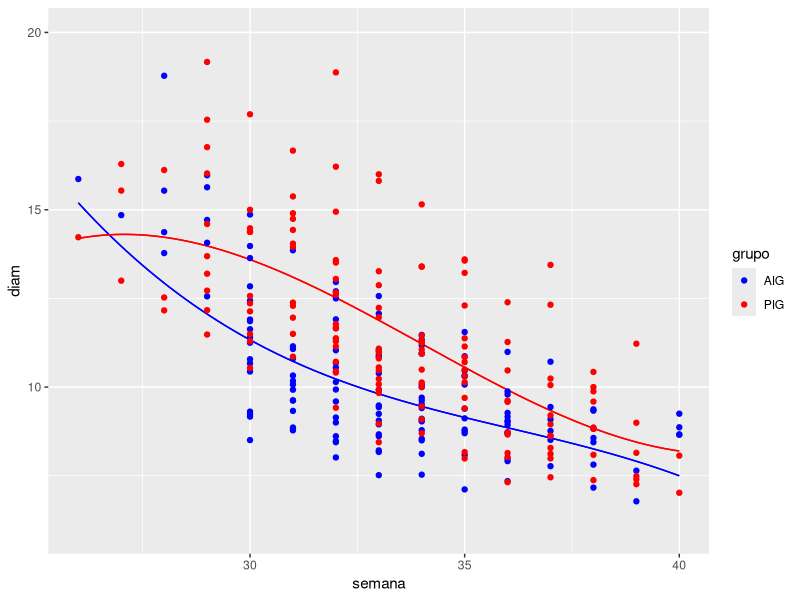
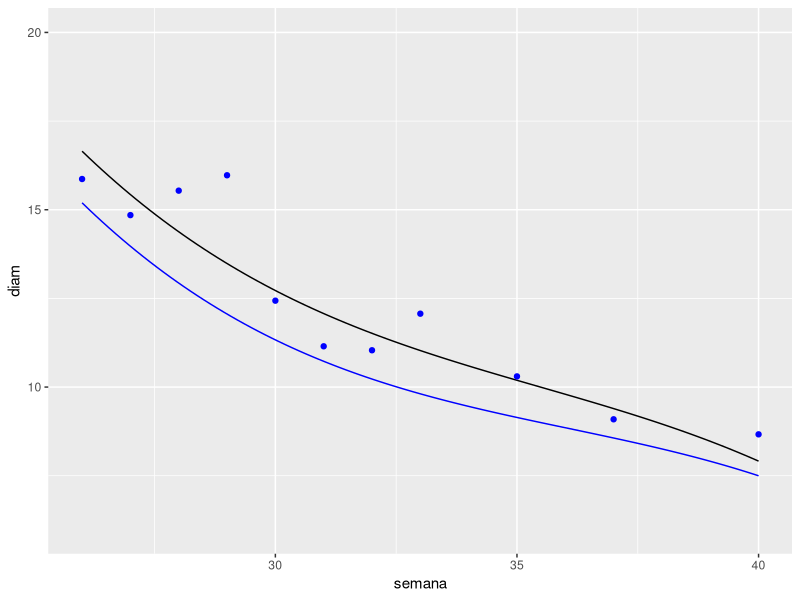
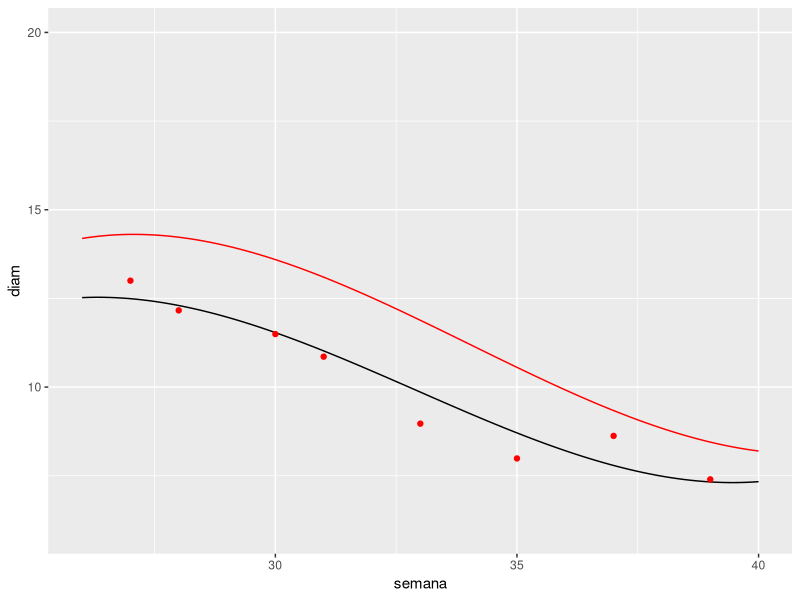
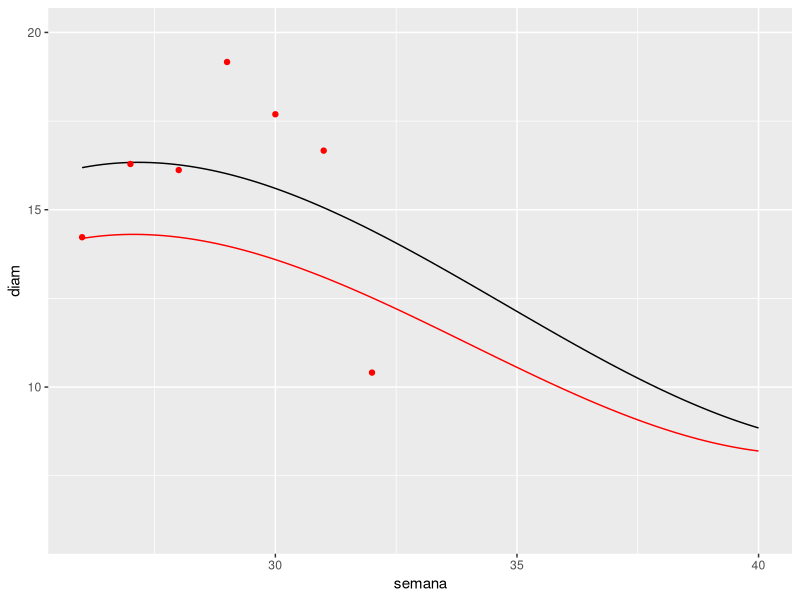

Reproduce these figures in R, in order. (Note: this script raises an error after producing the figures.)


library(readxl)
library(ggplot2)

setwd("C:/Users/Danvah/OneDrive/diagnostico_singer/DDVE")
DDVE <- read_excel("perfDDVEp_bait.xlsx")

id <- c()
grupo <- c()
diam <- c()
semana <- c()

for(i in 1:nrow(DDVE)){
  for(j in 2:(ncol(DDVE))){
    if(!is.na(DDVE[i,j])){
      id <- c(id,i)
      grupo <- c(grupo,DDVE$Grupo[i])
      diam <- c(diam,as.numeric(DDVE[i,j]))
      semana <- c(semana,(j+24))
    }
  }
}

DDVE.l <- data.frame(id,grupo,semana,diam)



library(nlme)
fit_1 <- lme(diam ~ I(as.numeric(grupo == 'AIG')) + 
               I(as.numeric(grupo == 'PIG')) +
               I(as.numeric(I(grupo == 'AIG'))*semana) +
               I(as.numeric(I(grupo == 'PIG'))*semana) +
               I(as.numeric(I(grupo == 'AIG'))*semana^2) +
               I(as.numeric(I(grupo == 'PIG'))*semana^2) +
               I(as.numeric(I(grupo == 'AIG'))*semana^3) +
               I(as.numeric(I(grupo == 'PIG'))*semana^3)- 1 , random = ~semana + I(semana^2) | id, data=DDVE.l,
               control = list(MaxIter = 100000, niterEM = 100000,
                              msMaxIter = 100000,
                              tolerance = 0.0001, msTol = 0.0000001,
                              msMaxEval = 1000000))

summary(fit_1)

dados_1 <- coef(fit_1)


ggplot(data=DDVE.l, aes(x=semana, y=diam, group = grupo,color=grupo)) +
  stat_function(fun=function(x) 179.49846 -13.62640*x + 0.36996*x^2 -0.00342*x^3, colour = "blue") +
  stat_function(fun=function(x) -147.53562 + 15.33610 *x -0.47047*x^2 +0.00461*x^3, colour = "red") +
  scale_x_continuous(limits = c(26, 40)) + 
  scale_y_continuous(limits = c(6, 20)) +
  geom_point()+
  scale_color_manual(values = c("blue","red")) 




DDVE.l1 <- subset(DDVE.l, id==1)
ggplot(data=DDVE.l1, aes(x=semana, y=diam )) +
  stat_function(fun=function(x) 179.49846 -13.62640*x + 0.36996*x^2 -0.00342*x^3, colour = "blue") +
  stat_function(fun=function(x) 176.8206 -13.3157*x + 0.3641245*x^2 -0.00342*x^3, colour = "black") +
  geom_point(color="blue")+
  scale_x_continuous(limits = c(26, 40)) + 
  scale_y_continuous(limits = c(6, 20)) +
  scale_color_manual(values = c("blue","red")) 



DDVE.l47 <- subset(DDVE.l, id==47)
ggplot(data=DDVE.l47, aes(x=semana, y=diam )) +
  stat_function(fun=function(x) -147.53562 + 15.33610*x -0.47047*x^2 +0.00461*x^3, colour = "red") +
  stat_function(fun=function(x) -134.5821 + 14.37078*x -0.4549729*x^2 +0.00461*x^3, colour = "black") +
  geom_point(color="red")+
  scale_x_continuous(limits = c(26, 40)) + 
  scale_y_continuous(limits = c(6, 20)) +
  scale_color_manual(values = c("blue","red")) 




DDVE.l58 <- subset(DDVE.l, id==58)
ggplot(data=DDVE.l58, aes(x=semana, y=diam )) +
  stat_function(fun=function(x) -147.53562 + 15.33610*x -0.47047*x^2 +0.00461*x^3, colour = "red") +
  stat_function(fun=function(x) -153.3321 + 15.89311*x -0.4803659*x^2 +0.00461*x^3, colour = "black") +
  geom_point(color="red")+
  scale_x_continuous(limits = c(26, 40)) + 
  scale_y_continuous(limits = c(6, 20)) +
  scale_color_manual(values = c("blue","red")) 



## *** Diagnostic analysis for linear mixed models fitted via library nlme 
## *** Authors: Francisco Marcelo M. Rocha, Juvencio S. Nobre and Julio M. Singer

#####################################################################################################################
## This function generates the following diagnostic plots for gaussian linear mixed models fitted via function lme ##
## in library nlme.                                                                                                ##
#####################################################################################################################

# plot 1: Modified Lesaffre-Verbeke index versus unit indices
# plot 2: Standardized marginal residuals versus fitted values and corresponding histogram
# plot 3: Mahalanobis distance versus unit indices
# plot 4: Chi-squared QQ plot for Mahalanobis distance
# plot 5: Standardized conditional residuals versus fitted values and corresponding histogram
# plot 6: Normal QQ plot and histogram for standardized least confounded conditional residuals
# plot 7: Cook's Conditional distance versus observation indices
# plot 8: Cook's Conditional distance 1 (D1i) versus observation indices
# plot 9: Cook's Conditional distance 2 (D2i) versus observation indices
# plot 10: Cook's Conditional distance 3 (D3i) versus observation indices
# plot 11: Generalized joint leverage (L) versus unit indices
# plot 12: Generalized marginal leverage (L1) versus unit indices
# plot 13: Generalized random component leverage (L2) versus unit indices
# plot 14: Generalized joint leverage [Li(jj)] versus observation indices
# plot 15: Generalized marginal leverage [L1i(jj)] versus observation indices
# plot 16: Generalized random component leverage [L2i(jj)] versus observation indices

#################################################################################################################
## 1. The data must be arranged in the LONG format, with units indexed by a numerical (not necessarily equally ##
##    spaced) variable expressed as a factor.                                                                  ##
## 2. The horizontal axis contains either the unit indices or the observation indices                          ##
## 3. The outliers are labelled in the format unit.obs (e.g. 13.5 denotes the fifth observation of unit        ##
##    labelled 13)                                                                                             ##
#################################################################################################################

## An example is

## dataset<-groupedData(response ~  time|id, data=dataset_label)
## model1<-lme(response ~ time, random = ~time|id, na.action=na.omit, data=dataset)  
# use of the function lme in nlme to fit a mixed model 
## resid1<-residdiag.nlme(model1,limit=2,plotid=1:16)
# the computed quantities will be saved in the object labelled resid1
# the limit option indicates cutpoints for the residual plots
# plotid indicates the required residual plots
## names(resid1)  
# produces the labels of the quantities saved in resid1 (i.e.: mat.Z = Z, mat.X = X, Gam, R)
# The model is : Y = X \beta + Z b + e
# Var(Y) = V = Z Gam Z^\top + R
## resid1$least.confounded.residuals   
# produces the least confounded standardized conditional residuals


###############################################################################################################
## *** References:                                                                                           ##
##                                                                                                           ##
##  - Singer, J.M., Nobre, J.S. and Rocha, F.M.M. (2017). Graphical tools for detecting departures from      ##
##        linear mixed models assumptions and some remedial measures.                                        ##
##        International Statistical Review, 85, 290-324.                                                     ##
##        doi:10.1111/insr.12178                                                                             ##
##  - Nobre, J.S. and Singer, J.M. (2007). Residual Analysis for Linear Mixed Models.                        ##
##        Biometrical Journal, 49, 1-13.                                                                     ##
##  - Nobre, J.S. and Singer, J.M. (2011). Leverage analysis for linear mixed models.                        ##
##        Journal of Applied Statistics, 38, 1063-1072.                                                      ##
##  - Pinheiro, J.C. and Bates, D.M. (2000). Mixed-effects models in S and S-plus. 1st edition.              ##
##        New York: Springer                                                                                 ##
##  - Scheipl, F., Greven, S. and Kuechenhoff, H. (2008) Size and power of tests for a zero random effect    ##
##       variance or polynomial regression in additive and linear mixed models.                              ##
##       Computational Statistics & Data Analysis, 52: 3283--3299.                                           ##
##                                                                                                           ##
###############################################################################################################

residdiag.nlme = function(fit, limit,plotid=NULL) {
  require(MASS) 
  require(Matrix)
  #require(car)
  
  ###############################################################################################################
  ## This function obtains the square root of a matrix                                                         ##
  ###############################################################################################################
  
  sqrt.matrix <- function(mat) {              
    mat <- as.matrix(mat)  
    singular_dec <- svd(mat,LINPACK = F)
    U <- singular_dec$u
    V <- singular_dec$v
    D <- diag(singular_dec$d)
    sqrtmatrix <- U %*% sqrt(D) %*% t(V)
  }
  
  ###############################################################################################################
  ## This function extracts various objects of the function lme                                                ##
  ###############################################################################################################
  
  extract.lmeDesign2 <- function(m){
    start.level = 1
    data <- getData(m)
    grps <- nlme::getGroups(m)
    n <- length(grps)
    X <- list()
    grp.dims <- m$dims$ncol
    Zt <- model.matrix(m$modelStruct$reStruct, data)
    cov <- as.matrix(m$modelStruct$reStruct)
    i.col <- 1
    n.levels <- length(m$groups)
    Z <- matrix(0, n, 0)
    if (start.level <= n.levels) {
      for (i in 1:(n.levels - start.level + 1)) {
        if (length(levels(m$groups[[n.levels - i + 1]])) != 1)
        {
          X[[1]] <- model.matrix(~m$groups[[n.levels - i +
                                              1]] - 1, 
                                 contrasts.arg = c("contr.treatment",
                                                   "contr.treatment"))
        }
        else X[[1]] <- matrix(1, n, 1)
        X[[2]] <- as.matrix(Zt[, i.col:(i.col + grp.dims[i] -
                                          1)])
        i.col <- i.col + grp.dims[i]
        Z <- cbind(mgcv::tensor.prod.model.matrix(X),Z)
      }
      Vr <- matrix(0, ncol(Z), ncol(Z))
      start <- 1
      for (i in 1:(n.levels - start.level + 1)) {
        k <- n.levels - i + 1
        for (j in 1:m$dims$ngrps[i]) {
          stop <- start + ncol(cov[[k]]) - 1
          Vr[ncol(Z) + 1 - (stop:start),ncol(Z) + 1 - (stop:start)] <- cov[[k]]
          start <- stop + 1
        }
      }
    }
    X <- if (class(m$call$fixed) == "name" &&  !is.null(m$data$X)) {
      m$data$X
    } else   {
      model.matrix(formula(eval(m$call$fixed)),data)
    }
    y <- as.vector(matrix(m$residuals, ncol = NCOL(m$residuals))[,NCOL(m$residuals)] + 
                     matrix(m$fitted, ncol = NCOL(m$fitted))[,NCOL(m$fitted)])
    return(list(
      Vr = Vr,                                                                 
      X = X,
      Z = Z,
      sigmasq = m$sigma ^ 2,
      lambda = unique(diag(Vr)),
      y = y,
      k = n.levels
    )
    )
  }
  
  ##############################################################################################################
  ## Extracting information from lme fitted model and dataset                                                 ##
  ##############################################################################################################
  
  data.fit <- extract.lmeDesign2(fit)
  data <-    getData(fit)
  y <- data.fit$y
  X <- data.fit$X
  N <- length(y)                                                               # Number of observations
  id <-  sort(as.numeric(getGroups(fit, level = 1)), index.return = TRUE)$x    # as.numeric(getGroups(fit, level = 1))  
  subject <- as.numeric(unique(id))
  n <- length(as.numeric(names(table(id))))                                    # Number of units
  vecni <- (table(id))                                                         # Vector with number of observations per unit
  p <- ncol(X)                                                                 # Number of fixed parameters
  n.levels <- length(fit$groups)                                               # Number of levels of within subject factors
  start.level <- 1
  Cgrps <- nlme::getGroups(fit, level = start.level)                           # Level = 1 
  CCind <- levels((Cgrps))                                                     # Indices of the observations
  sigma2 <- fit$sigma^2
  obs <- numeric()
  
  for (i in 1:n)
  {
    obs <- append(obs,1:vecni[i])                                                # Labels for observations
  }
  
  ##############################################################################################################
  ## Construction of the Z and Gam matrices                                                                   ##
  ##############################################################################################################
  
  if (n.levels > 1) { 
    lZi <- list()
    lgi <- list()
    numrow <- numeric()
    
    mgroups <- fit$groups      
    for (n in 1:length(CCind)) {
      dgi <- data.frame(as.matrix(mgroups[mgroups == CCind[n], ]))
      nrowzi <- dim(dgi)[1]
      ncolzi <- 0
      
      # Number of repetitions of the variance components to construct the Gi matrix   
      girep <- as.numeric(length(levels(dgi[,1])))
      for (k in 2:n.levels) {
        girep <- c(girep,as.numeric(length(levels(dgi[,k]))))
      }
      # Number of columns of the Zi matrix   
      for (k in 1:n.levels) {
        ncolzi <- ncolzi + as.numeric(length(levels(dgi[,k])))
      }
      # Numbers of one's by columns of the Zi matrix
      auxi <- as.vector(table(dgi[,1]))
      for (i in 2:n.levels) {
        auxi <- c(auxi,as.vector(table(dgi[,i])))
      }
      # Matrix Zi
      l <- 1
      Zi <- matrix(0,nrowzi,ncolzi)
      # Inserting elements in Zi
      for (j in 1:ncolzi) {
        Zi[l:(l + auxi[j] - 1),j] <- rep(1,auxi[j]) 
        l <- l + auxi[j]
        if (l == (nrowzi + 1)) l <- 1
      }
      
      lZi[[n]] <- Zi
      
      numrow[n] <- dim(Zi)[1]
      
      # Matrix Gi
      comp.var <- as.matrix(fit1$modelStruct$reStruct)
      auxg <- rep(as.numeric(comp.var[1])*sigma2,girep[1])
      for (i in 2:length(girep)) {
        auxg <- c(auxg,rep(as.numeric(comp.var[i])*sigma2,girep[i]))
      }
      lgi[[n]] <- diag(auxg)
    }
    q <- dim(lgi[[1]])[1]                     # Dimensions of Gi matrices
    for (h in 2:length(CCind)) {
      q <- c(q,dim(lgi[[h]])[1])
    }
    Z <- lZi[[1]]
    for (k in 2:length(CCind)) {
      Z <- bdiag(Z,(lZi[[k]]))
    }
    Z <- as.matrix(Z)
    nrowZi <- lZi[[1]]                        # Dmensions of Zi matrices
    for (h in 2:length(CCind)) {
      nrowZi <- c(nrowZi,dim(lZi[[h]])[1])
    }
    
    Gam <- lgi[[1]]
    for (k in 2:length(CCind)) {
      Gam <- bdiag(Gam,(lgi[[k]]))
    }
    Gam <- as.matrix(Gam)
  }else{
    mataux <- model.matrix(fit$modelStruct$reStruct,data)
    mataux <- as.data.frame(cbind(mataux,id))
    lZi <- list()
    lgi <- list()
    
    for (i in (as.numeric(unique(id)))) { 
      lZi[[i]] <- as.matrix((subset(split(mataux,id == i,
                                          drop = T)$`TRUE`,select = -id)))          
      lgi[[i]] <- getVarCov(fit,type = "random.effects")
    }
    Z <- as.matrix(bdiag(lZi))
    # for (i in 2:7) { 
    #   Z <- as.matrix(bdiag(Z,lZi[[i]]))          
    # }
    g <- getVarCov(fit,type = "random.effects")
    q <- dim(g)[1]                                                           # Total number of random effects
    Gam <- as.matrix(kronecker(diag(length(as.numeric(unique(id)))),g))
  }
  ##############################################################################################################
  ## Estimate of the covariance matrix of conditional errors (homoskedastic conditional independence model)   ##
  ############################################################################################################## 
  
  if (n.levels > 1) {   
    if (!inherits(fit, "lme")) 
      stop("object does not appear to be of class lme")
    grps <- nlme::getGroups(fit)
    n <- length(grps)                                                                      # Number of observations
    n.levels <- length(fit$groups)                                                         # Number of levels
    if (is.null(fit$modelStruct$corStruct)) 
      n.corlevels <- 0
    else n.corlevels <- length(all.vars(nlme::getGroupsFormula(fit$modelStruct$corStruct))) # Levels of the repeated measures
    if (n.levels < n.corlevels) {
      getGroupsFormula(fit$modelStruct$corStruct)
      vnames <- all.vars(nlme::getGroupsFormula(fit$modelStruct$corStruct))
      lab <- paste(eval(parse(text = vnames[1]), envir = fit$data))
      if (length(vnames) > 1) 
        for (i in 2:length(vnames)) {
          lab <- paste(lab, "/", eval(parse(text = vnames[i]), 
                                      envir = fit$data), sep = "")
        }
      grps <- factor(lab)
    }
    if (n.levels >= start.level || n.corlevels >= start.level) {
      if (n.levels >= start.level) 
        Cgrps <- nlme::getGroups(fit, level = start.level)                           # Level = 1
      else Cgrps <- grps
      Cind <- sort(as.numeric(Cgrps), index.return = TRUE)$ix                        # Indices of the observations
      rCind <- 1:n 
      rCind[Cind] <- 1:n
      Clevel <- levels(Cgrps)                                                        # Levels of the first nesting level
      n.cg <- length(Clevel)                                                         
      size.cg <- array(0, n.cg)
      for (i in 1:n.cg) size.cg[i] <- sum(Cgrps == Clevel[i])                        # Number of the observations by subject
    }
    else {
      n.cg <- 1
      Cind <- 1:n
    }
    if (is.null(fit$modelStruct$varStruct)) 
      w <- rep(fit$sigma, n)
    else {
      w <- 1/nlme::varWeights(fit$modelStruct$varStruct)
      group.name <- names(fit$groups)
      order.txt <- paste("ind<-order(data[[\"", group.name[1], 
                         "\"]]", sep = "")
      if (length(fit$groups) > 1) 
        for (i in 2:length(fit$groups)) order.txt <- paste(order.txt, 
                                                           ",data[[\"", group.name[i], "\"]]", sep = "")
      order.txt <- paste(order.txt, ")")
      eval(parse(text = order.txt))
      w[ind] <- w
      w <- w * fit$sigma
    }
    w <- w[Cind]
    if (is.null(fit$modelStruct$corStruct)) 
      lR <- array(1, n)
    else {
      c.m <- nlme::corMatrix(fit$modelStruct$corStruct)
      if (!is.list(c.m)) {
        lR <- c.m
        lR <- lR[Cind, ]
        lR <- lR[, Cind]
      }
      else {
        lR <- list()
        ind <- list()
        for (i in 1:n.cg) {
          lR[[i]] <- matrix(0, size.cg[i], size.cg[i])
          ind[[i]] <- 1:size.cg[i]
        }
        Roff <- cumsum(c(1, size.cg))
        gr.name <- names(c.m)
        n.g <- length(c.m)
        j0 <- rep(1, n.cg)
        ii <- 1:n
        for (i in 1:n.g) {
          Clev <- unique(Cgrps[grps == gr.name[i]])
          if (length(Clev) > 1) 
            stop("inner groupings not nested in outer!!")
          k <- (1:n.cg)[Clevel == Clev]
          j1 <- j0[k] + nrow(c.m[[i]]) - 1
          lR[[k]][j0[k]:j1, j0[k]:j1] <- c.m[[i]]
          ind1 <- ii[grps == gr.name[i]]
          ind2 <- rCind[ind1]
          ind[[k]][j0[k]:j1] <- ind2 - Roff[k] + 1
          j0[k] <- j1 + 1
        }
        for (k in 1:n.cg) {
          lR[[k]][ind[[k]], ] <- lR[[k]]
          lR[[k]][, ind[[k]]] <- lR[[k]]
        }
      }
    }
    if (is.list(lR)) {
      for (i in 1:n.cg) {
        wi <- w[Roff[i]:(Roff[i] + size.cg[i] - 1)]
        lR[[i]] <- as.vector(wi) * t(as.vector(wi) * lR[[i]]) # Matrix lR
      }
    }
    else if (is.matrix(lR)) {
      lR <- as.vector(w) * t(as.vector(w) * lR)
    }
    else {
      lR <- w^2 * lR
    }
    if (is.list(lR)) {
      R <- lR[[1]]
      for (k in 2:n.cg) {
        R <- bdiag(R,lR[[k]])
      }
      R <- as.matrix(R)
    }
    else{
      R <- diag(lR)
    }
  }else{
    R <- getVarCov(fit,type = "conditional",individual = 1)[[1]]
    for (i in 2:length(as.numeric(unique(id)))) {
      R <- as.matrix(bdiag(R,getVarCov(fit,
                                       type = "conditional",individual = i)[[1]] ) )
    }
  }
  #############################################################################################################
  ## Construction of covariance matrix of Y (Here denoted as V; in the paper it is denoted \Omega)           ##
  #############################################################################################################
  
  V <- (Z %*% Gam %*% t(Z)) + R
  iV <- solve(V)                                                
  
  #############################################################################################################
  ## Construction of the Q matrix                                                                            ##
  #############################################################################################################  
  
  varbeta <- solve((t(X) %*% iV %*% X))
  Q <- (iV - iV %*% X %*% (varbeta) %*% t(X) %*% iV ) 
  zq <- t(Z) %*% Q
  norm.frob.ZtQ <- sum(diag(zq %*% t(zq)))
  
  #############################################################################################################
  ## EBLUE and EBLUP                                                                                         ##
  ############################################################################################################# 
  
  eblue <- as.vector(fixef(fit))
  eblup <- Gam %*% t(Z) %*% iV %*% (y - X %*% eblue)
  
  ############################################################################################################
  ## Residual analysis                                                                                      ##
  ############################################################################################################  
  
  predm <- X %*% eblue                       # Predicted values for expected response
  predi <- X %*% eblue + Z %*% eblup         # Predicted values for units
  resm <- (y - predm)                        # Marginal residuals
  resc <- (y - predi)                        # Conditional residuals
  
  ############################################################################################################
  ## Variance of marginal residuals                                                                         ##
  ############################################################################################################ 
  
  var.resm <- V - X %*% solve(t(X) %*% iV %*% X) %*% t(X) 
  
  ###########################################################################################################
  ## Standardized marginal residuals                                                                       ##
  ###########################################################################################################
  
  resmp <- resm/sqrt(diag(var.resm))
  
  ###########################################################################################################
  ## Variance of conditional residuals                                                                     ##
  ########################################################################################################### 
  var.resc <- R %*% Q %*% R
  
  ##########################################################################################################
  ## Fraction of confounding                                                                              ##
  ##########################################################################################################  
  
  ident <- diag(N)
  auxnum <- (R %*% Q %*% Z %*% Gam %*% t(Z) %*% Q %*% R)
  auxden <- R %*% Q %*% R
  CF <- diag(auxnum)/diag(auxden)
  
  ##########################################################################################################
  ## Standardized conditional residuals                                                                   ##
  ##########################################################################################################    
  
  rescp <- resc/sqrt(diag(var.resc))
  
  ##########################################################################################################
  ## Mahalanobis distance                                                                                 ##
  ##########################################################################################################
  
  if (n.levels > 1) {
    aux <- Gam %*% t(Z) %*% Q %*% Z %*% Gam
    qm <- q - 1
    dm <- matrix(0,length(CCind),1)
    gbi <- aux[1:(q[1]),(1:q[1])]
    eblupi <- eblup[1:(q[1]),]
    dmi <- t(eblupi) %*% ginv(gbi) %*% eblupi
    dm[1] <- dmi
    for (j in 2:length(CCind)) {
      gbi <- aux[((j - 1)*q[(j - 1)] + 1 ):(q[j] + q[(j - 1)]),((j - 1)*q[(j - 1)] + 1 ):(q[j] + q[(j - 1)])]
      eblupi <- eblup[((j - 1)*q[(j - 1)] + 1 ):(q[j] + q[(j - 1)]),]
      dmi <- t(eblupi) %*% ginv(gbi) %*% eblupi
      dm[j] <- dmi
    }
  }else{
    aux <- Gam %*% t(Z) %*% Q %*% Z %*% Gam
    qm <- q - 1
    dm <- matrix(0,n,1)
    
    for (j in 1:length(CCind)) 
    {
      if (q == 1)
      {
        gbi <- aux[j,j]
        eblupi <- eblup[(q*j - qm):(q*j)]
        dmi <- t(eblupi) %*% ginv(gbi) %*% eblupi
        dm[j] <- dmi
      }
      else
      {
        gbi <- aux[(q*j - qm):(q*j),(q*j - qm):(q*j)]
        cat(gbi,'\n','\t')
        eblupi <- eblup[(q*j - qm):(q*j)]
        dmi <- t(eblupi) %*% ginv(gbi) %*% eblupi
        dm[j] <- dmi
      }
    }
    
  }
  
  LSdm <- as.numeric(quantile(dm,prob = 0.75) + 1.5*(quantile(dm,prob = 0.75) - quantile(dm,prob = 0.25)))
  LS2dm <- 2*mean(dm)
  
  ############################################################################################################
  ## Modified Lesaffre-Verbeke index                                                                        ##
  ############################################################################################################
  
  lesverb <- rep(0,length(CCind)) 
  auxni <- as.vector(vecni)
  for (t in 1:length(CCind)) { 
    li <- sum(vecni[1:t - 1]) + 1
    ls <- sum(vecni[1:t])
    if (vecni[t] == 1) {
      
      auxr2 <- solve(sqrt(var.resm[li:ls,li:ls]))
      Ri <- (auxr2) %*% resm[li:ls]
      auxt <- diag(vecni[t]) - Ri %*% t(Ri)
      lesverb[t] <- sqrt(sum(diag(auxt %*% t(auxt))))
    }
    else
    {  
      
      auxr2 <- solve(sqrt.matrix(var.resm[li:ls,li:ls]))
      Ri <- auxr2 %*% resm[li:ls]
      auxt <- diag(vecni[t]) - Ri %*% t(Ri)
      lesverb[t] <- sqrt(sum(diag(auxt %*% t(auxt))))
    } 
  }
  
  lesverb <- lesverb/((as.numeric((table(id)))))
  LSlesverb <- as.numeric(quantile(lesverb,prob = 0.75) + 1.5*(quantile(lesverb, prob = 0.75) - quantile(lesverb,prob = 0.25)))
  LS2lesverb <- 2*mean(lesverb)
  
  ############################################################################################################
  ## Least confounded residuals                                                                             ##
  ############################################################################################################  
  
  R.half <- sqrt.matrix(R)
  auxqn <- eigen((R.half %*% Q %*% R.half), symmetric = T, only.values = FALSE) 
  
  lt <- sqrt(solve(diag((auxqn$values[1:(N-p)])))) %*% t(auxqn$vectors[1:N,1:(N-p)]) %*% solve(sqrt.matrix(R[1:N,1:N]))
  
  var.resmcp <- lt %*% var.resc[1:N,1:N] %*% t(lt)
  resmcp <- (lt %*% resc[1:N] )/sqrt(diag(var.resmcp))
  
  #############################################################################################################
  ## Cook's Distance                                                                                        ##
  #############################################################################################################
  
  In <- diag(rep(1,N))               
  Dc <- matrix(c(rep(0,3*N)),N,3)
  Dccond <- rep(0,N) 
  Dcor <- rep(0,N)
  k <- (length(CCind) - 1)*max(q) + p
  for (i in 1:N) {
    Ui <- In[,i] 
    auxi <- solve(crossprod(Ui,crossprod(t(Q),Ui)), crossprod(Ui,crossprod(t(Q),y)) )    
    aux2i <- solve( crossprod(X,crossprod(t(iV),X)), crossprod(X, (crossprod(t(iV),crossprod(t(Ui),auxi))) ) )  
    aux3i <- crossprod(t(Gam),crossprod(Z,crossprod(t(Q),crossprod(t(Ui),auxi)))) 
    Dc[i,1] <- crossprod(aux2i,crossprod(X,crossprod(t(X),aux2i))  )/k
    Dc[i,2] <- crossprod(aux3i,crossprod(Z,crossprod(t(Z),aux3i)))/k 
    Dc[i,3] <- crossprod(2*aux2i,crossprod(X,crossprod(t(Z),aux3i)))/k  
  }
  
  DC1 <- Dc[,1];
  LSDC1 <- as.numeric(quantile(DC1,prob = 0.75) + 1.5*(quantile(DC1,prob = 0.75) - quantile(DC1,prob = 0.25)))
  #
  DC2 <- Dc[,2];
  LSDC2 <- as.numeric(quantile(DC2,prob = 0.75) + 1.5*(quantile(DC2,prob = 0.75) - quantile(DC2,prob = 0.25)))
  #
  DC3 <- Dc[,3]
  LSDC3 <- as.numeric(quantile(DC3,prob = 0.75) + 1.5*(quantile(DC3,prob = 0.75) - quantile(DC3,prob = 0.25)))
  #
  Dccond <- DC1 + DC2 + DC3  
  LSDccond <- as.numeric(quantile(Dccond,prob = 0.75) + 1.5*(quantile(Dccond, prob = 0.75) - quantile(Dccond,prob = 0.25)))
  
  ###########################################################################################################
  ## Leverage                                                                                              ##
  ###########################################################################################################
  
  Covb <- fit$varFix
  
  L1 <- X %*% Covb %*% t(X) %*% iV                                                    # Generalized marginal leverage matrix
  L1d <- diag(L1)                                                                     # Marginal leverage for observations
  LSL1d <- as.numeric(quantile(L1d,prob = 0.75) + 1.5*(quantile(L1d,prob = 0.75) - quantile(L1d,prob = 0.25)))
  L1i <- as.numeric(as.matrix(aggregate(L1d, by = list(id), FUN = mean)[2]))
  # trace.L1d<- sum(L1d)
  LSL1i <- as.numeric(quantile(L1i,prob = 0.75) + 1.5*(quantile(L1i,prob = 0.75) - quantile(L1i,prob = 0.25)))
  
  
  L <- L1 + Z %*% Gam %*% t(Z) %*% Q                                                  # Generalized joint leverage matrix
  Ld <- diag(L)                                                                       # Joint leverage for observations
  LSLd <- as.numeric(quantile(Ld,prob = 0.75) + 1.5*(quantile(Ld,prob = 0.75) - quantile(Ld,prob = 0.25)))
  Li <- as.numeric(as.matrix(aggregate(Ld, by = list(id), FUN = mean)[2]))  
  LSLi <- as.numeric(quantile(Li,prob = 0.75) + 1.5*(quantile(Li,prob = 0.75) - quantile(Li,prob = 0.25)))
  
  L2 <- Z %*% Gam %*% t(Z)                                                          # Generalized random component leverage matrix 
  L2d <- diag(L2)                                                                   # Random component leverage for observations
  LSL2d <- as.numeric(quantile(L2d,prob = 0.75) + 1.5*(quantile(L2d,prob = 0.75) - quantile(L2d,prob = 0.25)))
  L2i <- as.numeric(as.matrix(aggregate(L2d, by = list(id), FUN = mean)[2]))  
  # trace.L2d<- sum(L2d)
  LSL2i <- as.numeric(quantile(L2i,prob = 0.75) + 1.5*(quantile(L2i,prob = 0.75) - quantile(L2i,prob = 0.25)))
  
  ##########################################################################################################
  ## This function constructs QQ plots for normality of random eefects                                    ##
  ##########################################################################################################
  
  qqPlot2 <- function(x, distribution="norm", ..., ylab=deparse(substitute(x)),
                      xlab=paste(distribution, "quantiles"), main = NULL, 
                      las = par("las"),
                      envelope = .95,  
                      col = palette()[1], 
                      col.lines = palette()[2], lwd = 2, pch = 1, cex = par("cex"),
                      cex.lab = par("cex.lab"), cex.axis = par("cex.axis"), 
                      line = c("quartiles", "robust", "none"), 
                      labels = if (!is.null(names(x))) names(x) else seq(along = x),
                      id.method = "y", 
                      id.n = if (id.method[1] == "identify") Inf else 0,
                      id.cex = 1, id.col=palette()[1], grid = TRUE)
  {
    line <- match.arg(line)
    good <- !is.na(x)
    ord <- order(x[good])
    ord.x <- x[good][ord]
    ord.lab <- labels[good][ord]
    q.function <- eval(parse(text = paste("q", distribution, sep = "")))
    d.function <- eval(parse(text = paste("d", distribution, sep = "")))
    n <- length(ord.x)
    P <- ppoints(n)
    z <- q.function(P, ...)
    plot(z, ord.x, type = "n", xlab = xlab, ylab = ylab, main = main, las = las,cex.lab = cex.lab, cex.axis = cex.axis)
    if (grid) {
      grid(lty = 1, equilogs = FALSE)
      box()}
    points(z, ord.x, col = col, pch = pch, cex = cex)
    if (line  == "quartiles" || line == "none") {
      Q.x <- quantile(ord.x, c(.25,.75))
      Q.z <- q.function(c(.25,.75), ...)
      b <- (Q.x[2] - Q.x[1])/(Q.z[2] - Q.z[1])
      a <- Q.x[1] - b*Q.z[1]
      abline(a, b, col = col.lines, lwd = lwd)
    }
    if (line == "robust") {
      coef <- coef(rlm(ord.x ~ z))
      a <- coef[1]
      b <- coef[2]
      abline(a, b)
    }
    conf <- if (envelope == FALSE) .95 else envelope
    zz <- qnorm(1 - (1 - conf)/2)
    SE <- (b/d.function(z, ...))*sqrt(P*(1 - P)/n)
    fit.value <- a + b*z
    upper <- fit.value + zz*SE
    lower <- fit.value - zz*SE
    if (envelope != FALSE) {
      lines(z, upper, lty = 2, lwd = lwd, col = col.lines)
      lines(z, lower, lty = 2, lwd = lwd, col = col.lines)
    }
  }
  
  ###########################################################################################################  
  ## This function constructs the diagnostic plots                                                         ##
  ###########################################################################################################  
  
  plotg = function(plotid){
    cat("\n To select the graphic use plotid \n
        1- Modified Lesaffre-Verbeke index versus unit indices
        2- Standardized marginal residuals versus fitted values and corresponding histogram
        3- Mahalanobis distance versus unit indices
        4- Chi-squared QQ plot for Mahalanobis distance
        5- Standardized conditional residuals versus fitted values and corresponding histogram
        6- Normal QQ plot and histogram for standardized least confounded conditional residuals
        7-  Cook's conditional distance versus observation indices
        8-  Cook's conditional distance 1 (D1i) versus observation indices
        9 - Cook's conditional distance 2 (D2i) versus observation indices
        10- Cook's conditional distance 3 (D3i) versus observation indices
        13- Generalized joint leverage (L) versus unit indices
        11- Generalized marginal leverage (L1) versus unit indices
        12- Generalized random component leverage (L2) versus unit indices
        14- Generalized joint leverage [Li(jj)] versus observation indices
        15- Generalized marginal leverage [L1i(jj)] versus observation indices
        16- Generalized random component leverage [L2i(jj)] versus observation indices
        \n")
    cat("\n Graph plotting", plotid)
    
    if (plotid == 1)
    {
      par(mfrow = c(1,1),mar = c(11, 5, 1, 2))
      plot(lesverb,ylab = expression(paste("Modified Lesaffre-Verbeke index")),
           xlab = "Unit index", cex = 1.2, cex.lab = 1.5, cex.axis = 1.3, 
           pch = 20, ylim = c(0,2*max(abs(range(lesverb)))))
      abline(h = LSlesverb,lty = 2)                            # 3rd quartile + 1.5*interquartile interval
      #     abline(h = LS2lesverb,lty = 3)                           # 2*mean(lesverbp)
      index = which(lesverb > LSlesverb)
      #      index1<-subject[index]
      if (length(index) > 0)
      {
        text(index, lesverb[index], index, adj = c(1,-.5), cex = 1.0, font = 2)
      }
    }
    
    if (plotid == 2)
    {
      par(mfrow = c(1,2), mar = c(10, 5, 1, 2))
      plot(predm, resmp, xlab = expression(paste("Marginal fitted values")),
           ylab = expression(paste("Standardized marginal residuals")), 
           pch = 20, cex = 1.2, cex.lab = 1.2, cex.axis = 1.3, 
           ylim = c(-1.3*max(abs(range(resmp))),1.3*max(abs(range(resmp)))))
      abline(h = 0, lty = 3)
      abline(h = -limit, lty = 3)
      abline(h = limit, lty = 3)
      index = which(abs(resmp) > limit)
      if (length(index) > 0)
      {
        text(predm[index], resmp[index], paste(id[index], obs[index], sep = "."),
             adj = c(1,-.5), cex = 1.0, font = 2)
      }      
      hist(resmp,breaks = c(-6:6) ,freq = F, main = "", 
           xlab = expression(paste("Standardized marginal residuals")), 
           cex = 0.9, cex.lab = 1.2, cex.axis = 1.3)
    }
    
    if (plotid == 3)
    {
      par(mfrow = c(1,1), mar = c(12, 5, 1, 2))
      quant.chisq <- qqPlot2(dm, distribution = 'chisq', df = q, pch = 20, 
                             cex = 1.2, cex.lab = 1.5, cex.axis = 1.3,
                             ylab = expression(paste("Mahalanobis distance quantiles")),
                             xlab = "Chi-squared quantiles")
    }
    
    if (plotid == 4)
    {
      par(mfrow = c(1,1), mar = c(12, 5, 1, 2))
      plot(dm, ylab = expression(paste("Mahalanobis distance")), 
           xlab = "Unit index", 
           pch = 20, ylim = c(0,2*max(dm)), 
           cex = 1.2, cex.lab = 1.5, cex.axis = 1.3)
      abline(h = LSdm, lty = 2)                                 # 3rd quartile + 1.5*interquartile interval
      #    abline(h = LS2dm, lty = 3) #2*mean(dmp)
      index = which(dm > LSdm)
      index1 <- subject[index]
      if (length(index) > 0)
      {
        text(index,dm[index], index1, adj = c(1,-.5), cex = 1.0, font = 2)
      }
    }
    
    if (plotid == 5)
    {
      par(mfrow = c(1,2), mar = c(11, 5, 1, 2))
      plot(predi, rescp, xlab = expression(paste("Predicted values")), 
           cex = 1.2, cex.lab = 1.3, cex.axis = 1.3, 
           ylab = expression(paste("Standardized conditional residuals")), 
           pch = 20, ylim = c(-1.3*max(abs(range(rescp))),
                              1.3*max(abs(range(rescp)))))
      abline(h = 0,lty = 3)
      abline(h = limit,lty = 3)
      abline(h = -limit,lty = 3)
      index = which(abs(rescp) > limit)
      index1 <- subject[index]
      if (length(index) > 0)
      {
        text(predi[index], rescp[index], 
             paste(id[index], obs[index],sep = "."), adj = c(1,-.5), 
             cex = 1.0, font = 2)
      }
      hist(rescp, freq = F,breaks = c(-7:7), main = "", 
           xlab = expression(paste("Standardized conditional residuals")), 
           cex = 1.0, cex.lab = 1.3, cex.axis = 1.3)
    }
    
    if (plotid == 6)
    {
      par(mfrow = c(1,2), mar = c(11, 5, 3, 2))
      qqPlot2(resmcp, ylab = "Standardizedd least confounded residuals", 
              xlab = "N(0,1) quantiles", pch = 20, cex = 1.2, cex.lab = 1.2,
              cex.axis = 1.3)      
      hist(resmcp, freq = F,breaks = c(-6:6), 
           xlab = "Std least confounded residuals", 
           main = "", cex = 1.0, cex.lab = 1.2, cex.axis = 1.2, pch = 20)
    }
    
    if (plotid == 7)
    {
      par(mfrow = c(1,1))
      plot(Dccond,pch = 16, xlab = "Observation index",
           ylab = "Cook's conditional distance", cex = 1.2, cex.lab = 1.5,
           cex.axis = 1.3)
      abline(h = LSDccond,lty = 2) # 3rd quartile + 1.5*interquartile interval  
      index = which(Dccond > LSDccond)
      index1 <- id[index]
      if (length(index1) > 0)
      {
        text(index, Dccond[index], paste(id[index], obs[index],sep = "."), 
             adj = c(1,-.5), cex = .8, font = 2)
      }
    }
    
    if (plotid == 8)
    {
      par(mfrow = c(1,1))
      plot(DC1,pch = 16, xlab = "Observation index",
           ylab = "Cook's conditional distance D1i", ylim = c(0,max(DC1)), cex = 1.2, cex.lab = 1.5,
           cex.axis = 1.3)
      abline(h = LSDC1,lty = 2)                                          # 3rd quartile + 1.5*interquartile interval
      index = which(DC1 > LSDC1)
      if (length(index) > 0)
      {
        text(index, DC1[index], paste(id[index], obs[index],sep = "."), 
             adj = c(1,-.5), cex = .8, font = 2)
      }
    }
    
    if (plotid == 9)
    {
      par(mfrow = c(1,1))
      plot(DC2,pch = 16,xlab = "Observation index",
           ylab = "Cook's conditional distance D2i",ylim = c(0,max(DC2)), cex = 1.2, cex.lab = 1.5,
           cex.axis = 1.3)
      abline(h = LSDC2,lty = 2)                                          # 3rd quartile + 1.5*interquartile interval
      index = which(DC2 > LSDC2)
      if (length(index) > 0)
      {
        text(index, DC2[index], paste(id[index], obs[index],sep = "."), 
             adj = c(1,-.5), cex = .8, font = 2)
      }
    }
    
    if (plotid == 10)
    {
      
      plot(abs(DC3),pch = 16,xlab = "Observation index",
           ylab = "Cook's conditional distance D3i",ylim = c(0,(1.5*max(DC3))), cex = 1.2, cex.lab = 1.5,
           cex.axis = 1.3)
      abline(h = LSDC3,lty = 2)                                           # 3rd quartile + 1.5*interquartile interval
      index = which(abs(DC3) > LSDC3)
      if (length(index) > 0)
      {
        text(index, abs(DC3)[index], paste(id[index], obs[index],sep = "."), 
             adj = c(1,-.5), cex = .8, font = 2)
      }
    }
    
    if (plotid == 11)
    {
      par(mfrow = c(1,1))
      plot(Li,pch = 16,xlab = "Unit index",
           ylab = "Generalized joint leverage Li",ylim = c(0,(2*max(Li))), cex = 1.2, cex.lab = 1.5,
           cex.axis = 1.3)
      abline(h = ((2*p)/n),lty = 3)
      abline(h = LSLi,lty = 2)                                            # 3rd quartile + 1.5*interquartile interval
      index = which(Li > LSLi) 
      if (length(index) > 0)
      {
        text(index, Li[index], paste(subject[index]), adj = c(1,-.5), 
             cex = .8, font = 2)
      }
    }
    
    if (plotid == 12)
    {
      par(mfrow = c(1,1))
      plot(L1i,pch = 16,xlab = "Unit index",
           ylab = "Generalized marginal leverage L1i", ylim = c(0,2*max(L1i)), cex = 1.2, cex.lab = 1.5,
           cex.axis = 1.3)
      abline(h = ((2*p)/n),lty = 3)
      abline(h = LSL1i,lty = 2)                                          # 3rd quartile + 1.5*interquartile interval
      index = which(L1i > LSL1i) 
      
      if (length(index) > 0)
      {
        text(index, L1i[index], paste(subject[index]), adj = c(1,-.5), 
             cex = .8, font = 2)
      }
    }
    if (plotid == 13)
    {
      par(mfrow = c(1,1))
      plot(L2i,pch = 16,xlab = "Unit index",
           ylab = "Generalized random component leverage L2i",
           ylim = c(0,(2*max(L2i))), cex = 1.2, cex.lab = 1.5, cex.axis = 1.3)
      abline(h = ((2*sum(L2d))/n),lty = 3)
      abline(h = LSL2i,lty = 2)                                          # 3rd quartile + 1.5*interquartile interval
      index = which(L2i > LSL2i)    
      if (length(index) > 0)
      {
        text(index, L2i[index], paste(subject[index]), adj = c(1,-.5), 
             cex = .8, font = 2)
      }
    }
    
    if (plotid == 14)
    {
      par(mfrow = c(1,1))
      plot(Ld,pch = 16,xlab = "Observation index",
           ylab = "Generalized joint leverage Li(jj)",
           ylim = c(0,(1.5*max(Ld))), cex = 1.2, cex.lab = 1.5, cex.axis = 1.3)
      abline(h = LSLd,lty = 2)                                          # 3rd quartile + 1.5*interquartile interval
      index = which(Ld > LSLd) 
      if (length(index) > 0)
      {
        text(index, Ld[index], paste(id[index], obs[index],sep = "."), 
             adj = c(1,-.5), cex = .8, font = 2)
      }
    }
    
    if (plotid == 15)
    {
      par(mfrow = c(1,1))
      plot(L1d,pch = 16,xlab = "Observation index",
           ylab = "Generalized marginal leverage L1i(jj)",
           ylim = c(0,(1.5*max(L1d))), cex = 1.2, cex.lab = 1.5, cex.axis = 1.3)
      abline(h = LSL1d,lty = 2)                                        # 3rd quartile + 1.5*interquartile interval
      index = which(L1d > LSL1d) 
      #   abline(h = ((2*p)/n),lty = 2)
      #   index = which(L1d>((2*p)/n))
      if (length(index) > 0)
      {
        text(index, L1d[index], paste(id[index], obs[index],sep = "."), 
             adj = c(1,-.5), cex = .8, font = 2)
      }
    }
    if (plotid == 15)
    {
      par(mfrow = c(1,1))
      plot(L2d,pch = 16,xlab = "Observation index",
           ylab = "Generalized random component leverage L2i(jj)",
           ylim = c(0,(1.5*max(L2d))), cex = 1.2, cex.lab = 1.5, cex.axis = 1.3)
      abline(h = LSL2d,lty = 2)                                       # 3rd quartile + 1.5*interquartile interval
      index = which(L2d > LSL2d) 
      if (length(index) > 0)
      {
        text(index, L2d[index], paste(id[index], obs[index],sep = "."), 
             adj = c(1,-.5), cex = .8, font = 2)
      }
    }
    
  }
  if (is.null(plotid)) {
    cat("\n To choose plot, select plotid \n
        1- Modified Lesaffre-Verbeke index versus unit indices
        2- Standardized marginal residuals versus fitted values and corresponding histogram
        3- Mahalanobis distance versus unit indices
        4- Chi-squared QQ plot for Mahalanobis distance
        5- Standardized conditional residuals versus fitted values and corresponding histogram
        6- Normal QQ plot and histogram for standardized least confounded conditional residuals
        7-  Cook's conditional distance versus observation indices
        8-  Cook's conditional distance 1 (D1i) versus observation indices
        9 - Cook's conditional distance 2 (D2i) versus observation indices
        10- Cook's conditional distance 3 (D3i) versus observation indices
        13- Generalized joint leverage (L) versus unit indices
        11- Generalized marginal leverage (L1) versus unit indices
        12- Generalized random component leverage (L2) versus unit indices
        14- Generalized joint leverage [Li(jj)] versus observation indices
        15- Generalized marginal leverage [L1i(jj)] versus observation indices
        16- Generalized random component leverage [L2i(jj)] versus observation indices
        \n")
    return(1);  
  }
  
  #####################################################################################################
  # Generation of diagnostic plots                                                                   ##
  #####################################################################################################
  for (g in plotid) {
    plotg(g)
    cat("\n Press ENTER to continue...")
    readline()
  }
  
  useful.results <- list(
    std.marginal.residuals = cbind(Subject = id,Predicted = as.numeric(resmp)),
    std.conditional.residuals = cbind(Subject = id,Predicted = as.numeric(rescp)),
    mahalanobis.distance = cbind(Subject = as.numeric(unique(id)),md = as.numeric(dm)),
    lesaffreverbeke.measure = cbind(Subject = as.numeric(unique(id)),LV.m = lesverb),
    least.confounded.residuals = cbind(l.c.r = as.numeric(resmcp)),
    cook.conditional.distance = cbind(Subject = id,DCCond = Dccond),
    DC1 = cbind(Subject = id,DC1 = Dc[,1]),
    DC2 = cbind(Subject = id,DC2 = Dc[,2]),
    DC3 = cbind(Subject = id,DC3 = Dc[,3]),
    L1 = cbind(Subject = subject,L1 = L1i),
    L2 = cbind(Subject = subject,L1 = L2i),
    L = cbind(Subject = subject,L = Li),
    L1ijj = cbind(Subject = id,L1ijj = L1d),
    L2ijj = cbind(Subject = id,L2ijj = L2d),
    L3ijj = cbind(Subject = id,L3ijj = Ld),
    Predi =  cbind(Subject = id,Predi = predi),
    Fraction.Confounding  =  cbind(Subject = id,Frac.Conf = CF),            
    Norm.Frob.ZtQ = norm.frob.ZtQ, 
    mat.X = X,
    lZi = lZi,
    lgi = lgi,
    mat.Z = Z,
    Gam = Gam,
    R = R,
    V = V,
    mat.iV = iV)
}

residdiag.nlme(fit_1, limit=2, plotid=1:16)

  


DDVE.l$semana <-  scale(DDVE.l$semana)






DDVE.l$groupAIGePIG <- (ifelse(DDVE.l$id==8,1,0) + ifelse(DDVE.l$id==20,1,0) + ifelse(DDVE.l$id==28,1,0) +
                        ifelse(DDVE.l$id==31,1,0) + ifelse(DDVE.l$id==32,1,0) + ifelse(DDVE.l$id==37,1,0) + 
                        ifelse(DDVE.l$id==58,1,0) + ifelse(DDVE.l$id==51,3,0) + ifelse(DDVE.l$id==52,2,0) + 
                        ifelse(DDVE.l$id==1,2,0) + ifelse(DDVE.l$id==22,2,0))




library(nlme)
fit_2 <- lme(diam ~ I(as.numeric(grupo == 'AIG')) + 
               I(as.numeric(grupo == 'PIG')) +
               I(as.numeric(I(grupo == 'AIG'))*semana) +
               I(as.numeric(I(grupo == 'PIG'))*semana) +
               I(as.numeric(I(grupo == 'AIG'))*semana^2) +
               I(as.numeric(I(grupo == 'PIG'))*semana^2) +
               I(as.numeric(I(grupo == 'AIG'))*semana^3) +
               I(as.numeric(I(grupo == 'PIG'))*semana^3)- 1 , random = ~semana + I(semana^2) | id, data=DDVE.l,
             weights= varIdent(c("0" = 0.2), form = ~ 1 | groupAIGePIG),
             control = list(MaxIter = 100000, niterEM = 100000,
                            msMaxIter = 100000,
                            tolerance = 0.0001, msTol = 0.0000001,
                            msMaxEval = 1000000))

summary(fit_2)

dados_2 <- coef(fit_2)

residdiag.nlme(fit_2, limit=2, plotid=1:16)
